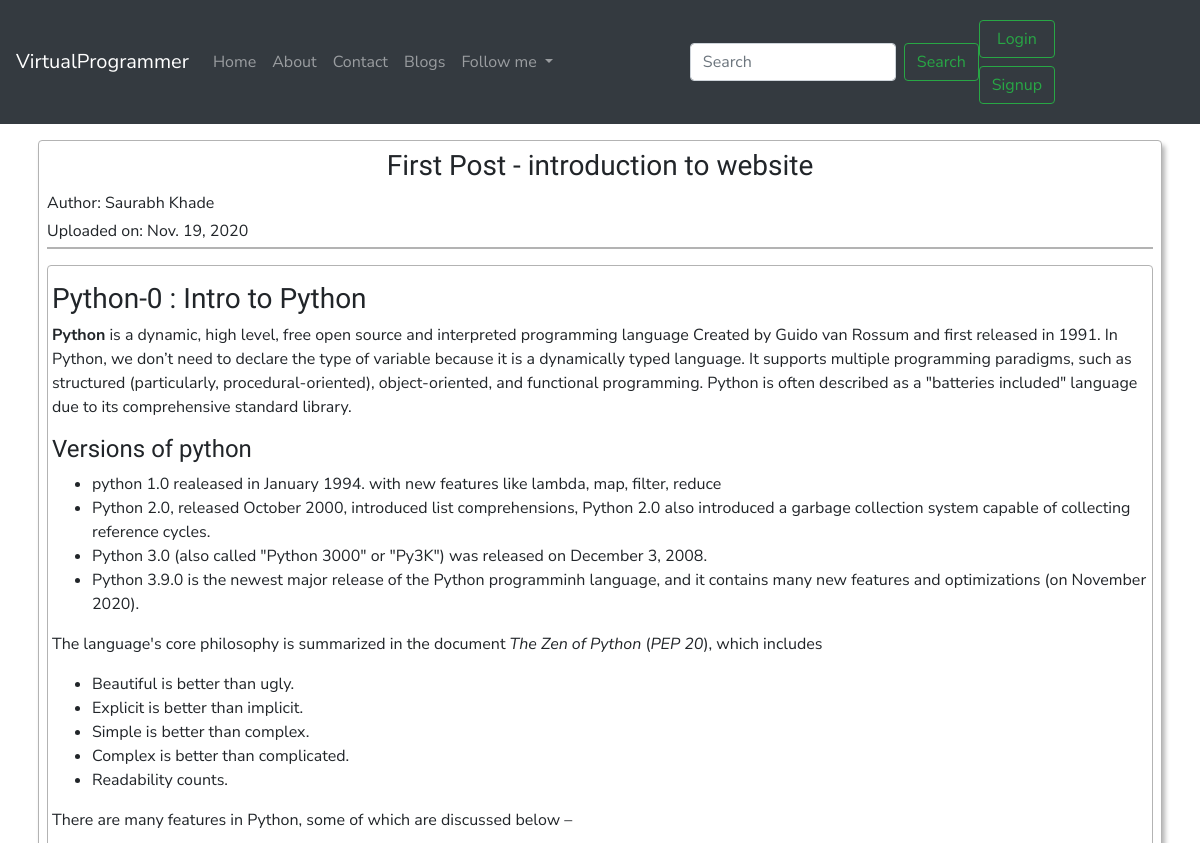
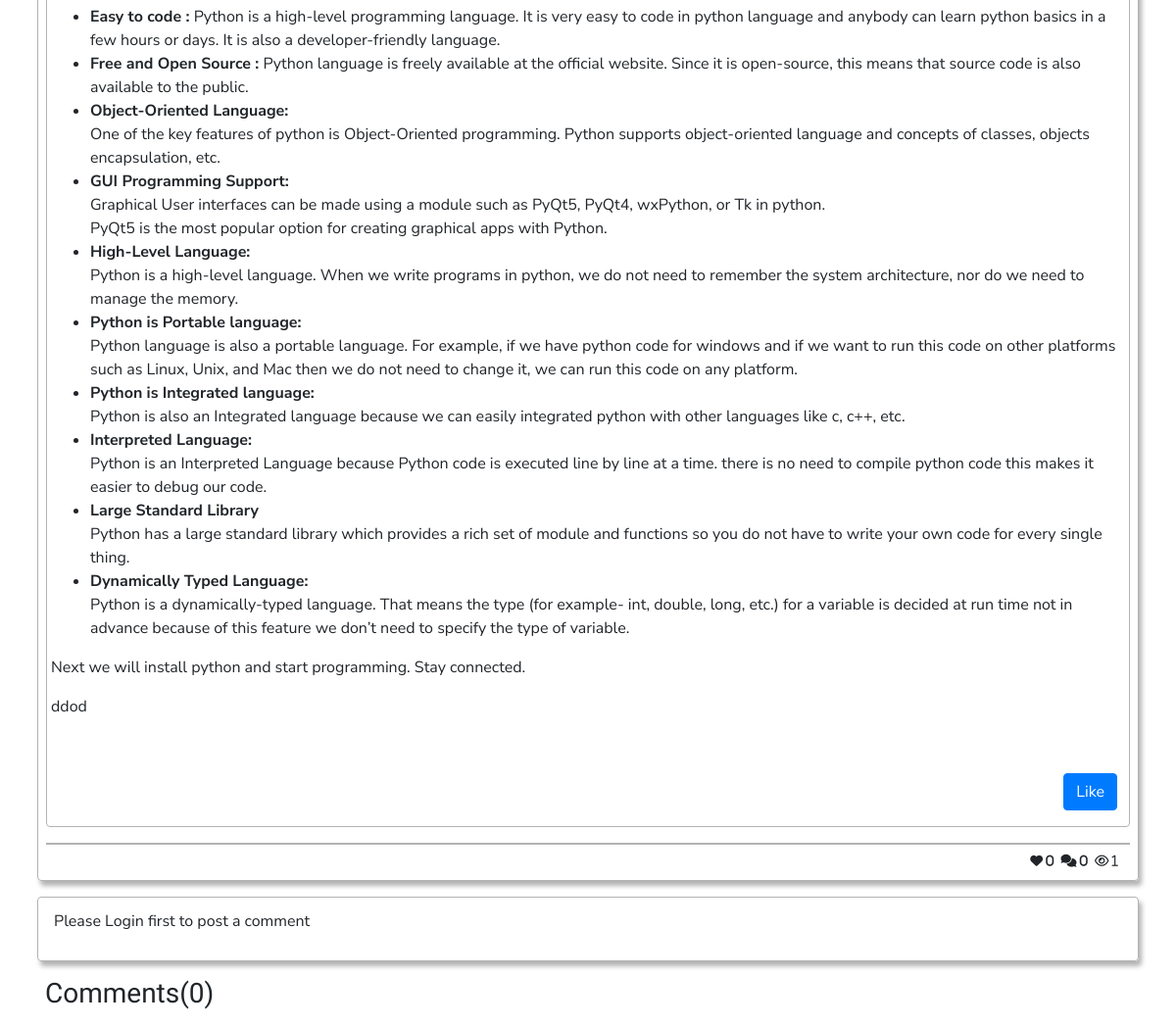
Screenshot of /blog/First Post - introduction to website with the database file from the repository (2 pictures, top to bottom).
### blog/models.py (models this page shows, shortened)
class Blog(models.Model):
	id=models.AutoField
	author=models.CharField(max_length=40)
	title=models.CharField(max_length=100,unique=True)
	blog=models.TextField()
	date=models.DateField(auto_now_add=True)
	views=models.IntegerField(default=0)
	likes=models.IntegerField(default=0)

### blog/views.py (the view, shortened to what this page needs)
# urls.py: path('<str:title>',views.site,name='blogsite'),
def site(request,title,msgkey='',msg=''):
	context={}
	blog=Blog.objects.filter(title=title).first()
	context['blog']=blog
	context['comments']=reversed(BlogComment.objects.filter(blog=blog,parent=None))
	replies=reversed(BlogComment.objects.filter(blog=blog).exclude(parent=None))
	repDict={}
	for reply in replies:
		if reply.parent.id in repDict:
			repDict[reply.parent.id].append(reply)
		else:
			repDict[reply.parent.id]=[reply]
	context['likes']=Like.objects.filter(blogid=blog.id).count()
	context['replyList']=repDict
	context['likes']=Like.objects.filter(blogid=blog.id).count()
	context['tot_comments']=BlogComment.objects.filter(blog=blog,parent=None).count()
	blog.views+=1
	blog.save()
	context['views']=blog.views
	return render(request,'blog/site.html',context)

### template/blog/site.html (shortened to what this page needs)
{% extends 'base.html' %}
{% block body %}
{% load tags %}
<div class="container px-2">
	<div class="rounded border border-gray box-shadow my-3 p-2">
		<div class="text-center">
			<h3>{{blog.title}}</h3>
		</div>
		<div>
			<p class="my-1">
				Author: {{blog.author}}
			</p>
			<p class="my-1">
				Uploaded on: {{blog.date}}
			</p>
		</div>
		<div class="dropdowm-divider border-gray border"></div>
		<div style="overflow-wrap: anywhere;" class="border-gray border rounded px-1 py-3 my-3">
			{{blog.blog|safe}}
			<div class="text-right">
				<button class="btn btn-primary mx-2 justify-self-end" id="likebtn"> Like </button>
			</div>
		</div>
		<div class="dropdowm-divider border-gray border"></div>
		<div class="text-right mt-1 mr-2">
			<small>
				<i class="fa fa-heart mr-1" id="like"> {{likes}}</i>
				<i class="fas fa-comments mr-1" id="comment"> {{tot_comments}}</i>
				<i class="fa fa-eye mr-1" id="views"> {{views}}</i>
			</small>
		</div>
	</div>
</div>
<div class="container px-2">
	<form class="rounded border border-gray box-shadow my-3 p-2" action="/blog/postComment" method="post">
		{% if user.is_authenticated %}
		{% csrf_token %}
		<div class="form-row align-items-center">
			<div class="col-sm-3 my-1">
				<label class="sr-only" for="commentBox">Leave a Comment</label>
				<input type="text" class="form-control" id="commentBox" name="comment" placeholder=" Leave a Comment">
			</div>
			<input type="hidden" name="blogid" id="blogid" value="{{blog.id}}" />
			<input type="hidden" name="parent" id="parent" value="" />
			<div class="col-auto my-1">
				<button type="submit" class="btn btn-primary">Submit</button>
			</div>
		</div>
		{% else %}
		<div class="form-row align-items-center my-1 mx-2">
			<p>Please Login first to post a comment</p>
		</div>
		{% endif %}
	</form>
</div>
<div class="container px-2 my-2">
	<div class="my-3 px-2 mx-0">
		<h3 class="my-3">Comments({{tot_comments}})</h3>
	</div>
</div>
{% endblock %}

### template/base.html (style rules this page uses)
* { font-family: 'Nunito Sans', sans-serif; }
h1,h2,h3,h4,h5,h6 { font-family: 'Days One', sans-serif; }
.border-gray { border-color: rgb(179,179,179) !important; }
.box-shadow { box-shadow: 3px 5px 5px rgb(179,179,179); }

### rows the page displays
Blog: title "First Post - introduction to website", author "Saurabh Khade", date "Nov. 19, 2020", blog "Python-0 : Intro to Python Python is a dynamic, high level, free open source and interpreted programming language Created by Guido van Rossum and first released in 1991. In Python, we don’t need to declare the type of variable because it is a dynamically typed language. It supports multiple programming paradigms, such as structured (particularly, procedural-oriented), object-oriented, and functional programming. Python is often described as a \"batteries included\" language due to its comprehensive standard library. Versions of python python 1.0 realeased in January 1994. with new features like lambda, map, filter, reduce Python 2.0, released October 2000, introduced list comprehensions,…"

### other values shown
{{ likes }} "0"
{{ tot_comments }} "0"
{{ views }} "1"
